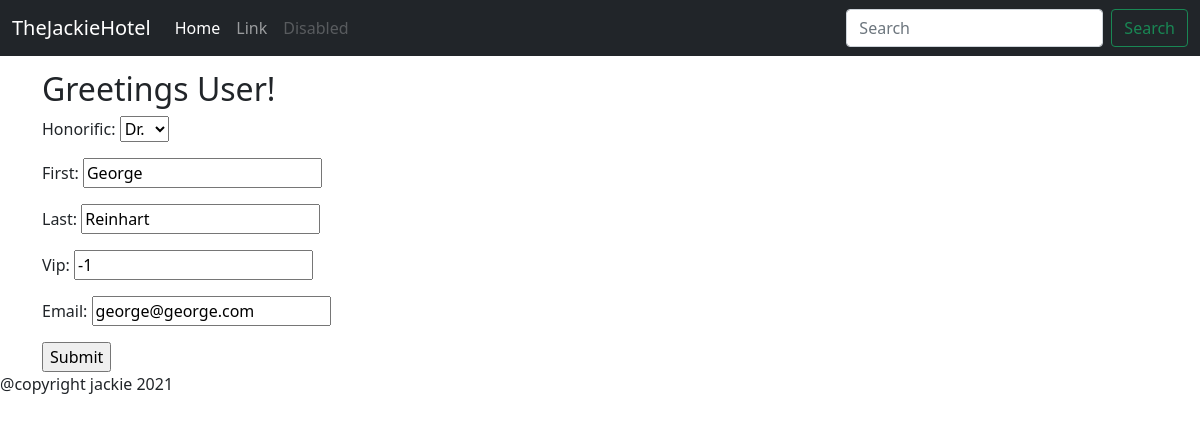
Page /guestupdate/4 on the committed database.
### booking/models.py (models this page shows, shortened)
class Guest(models.Model):
    MR = 'MR'
    MS = 'MS'
    DR = 'DR'
    OT = ''
    HONORIFIC_CHOICES = [
        (MR, 'Mr.'),
        (MS, 'Ms.'),
        (DR, 'Dr.'),
        (OT, '')
    ]
    honorific = models.CharField(max_length=2, choices = HONORIFIC_CHOICES, default=OT)
    first = models.CharField(max_length=100)
    last  = models.CharField(max_length=100)
    vip = models.IntegerField(default=-1)
    email = models.CharField(max_length=100)

### booking/views.py (the view)
# urls.py: path('guestupdate/<pk>', views.GuestUpdate.as_view(), name="guest_update"),
class GuestUpdate(UpdateView):
  model = Guest
  template_name = 'booking/guest_update_form.html'
  form_class = GuestUpdateForm

### booking/forms.py
class GuestUpdateForm(forms.ModelForm):
    class Meta:
        model = Guest
        fields = ('honorific', 'first', 'last', 'vip', 'email')

### booking/templates/booking/guest_update_form.html
{% extends './base.html' %}
{% block content %}
<form method="post">
<div>
 {% csrf_token %} {{ form.as_p }}
 <input type="submit" value="Submit" />
</div>
</form>
{% endblock %}

### rows in the picture
Guest: honorific "Dr.", first "George", last "Reinhart", vip "-1", email "george@george.com"
